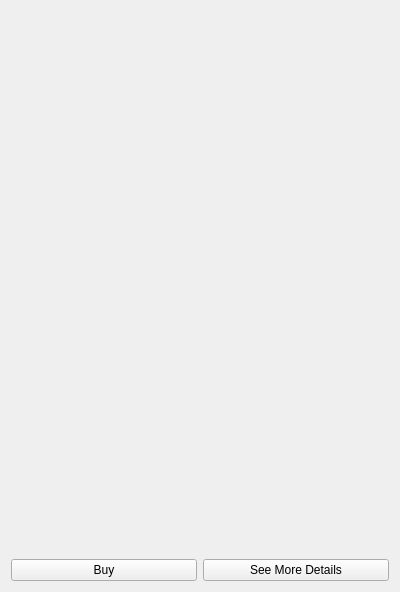
<?xml version="1.0" encoding="UTF-8"?>
<ui version="4.0">
 <class>BuildingInfoWidget</class>
 <widget class="QWidget" name="BuildingInfoWidget">
  <property name="geometry">
   <rect>
    <x>0</x>
    <y>0</y>
    <width>400</width>
    <height>592</height>
   </rect>
  </property>
  <property name="windowTitle">
   <string>BuildingInfoWidget</string>
  </property>
  <layout class="QVBoxLayout" name="verticalLayout">
   <item>
    <widget class="QLabel" name="buildingNameLabel">
     <property name="text">
      <string/>
     </property>
    </widget>
   </item>
   <item>
    <widget class="QLabel" name="buildingOwnerLabel">
     <property name="text">
      <string/>
     </property>
    </widget>
   </item>
   <item>
    <layout class="QHBoxLayout" name="horizontalLayout">
     <item>
      <widget class="CommandPushButton" name="buyOrSellpushButton">
       <property name="text">
        <string>Buy</string>
       </property>
      </widget>
     </item>
     <item>
      <widget class="CommandPushButton" name="detailsPushButton">
       <property name="text">
        <string>See More Details</string>
       </property>
      </widget>
     </item>
    </layout>
   </item>
  </layout>
 </widget>
 <layoutdefault spacing="6" margin="11"/>
 <customwidgets>
  <customwidget>
   <class>CommandPushButton</class>
   <extends>QPushButton</extends>
   <header>commandpushbutton.h</header>
  </customwidget>
 </customwidgets>
 <resources/>
 <connections/>
</ui>
